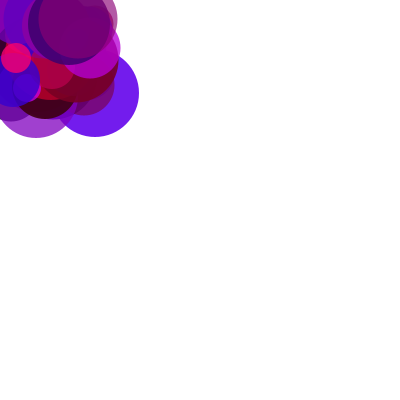
Frame 1 (no input)
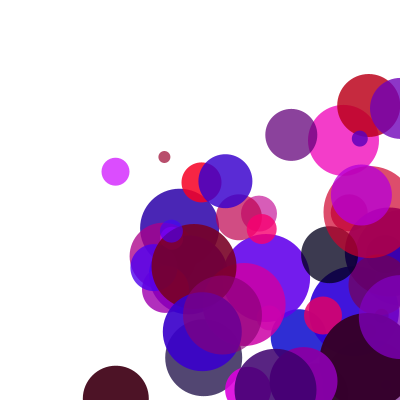
Frame 60 (the mouse pressed at the canvas centre just before this capture)
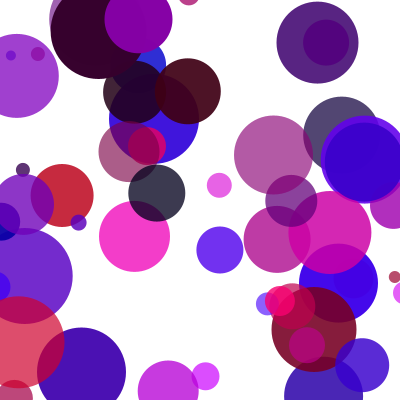
Frame 120 (the mouse held since frame 60 and released just before this capture)

The Processing sketch that drew these frames (run headless with seeded random() and noise(); from frame 60 on, the mouse is pressed at the canvas centre):

// Processing sketch: processing_54669
// ── processing_54669.pde

//melanie danver
//copyright 2012

final int MAX = 50;

float [] xList;
float [] yList;
float [] changeXList;
float [] changeYList;
float [] sizeList;
color [] colorList;

void setup()
{
  noStroke();
  size(400, 400);
  background(255);
  xList = new float[MAX];
  inArray(xList);
  yList = new float[MAX];
  inArray(yList);
  changeXList = new float[MAX];
  inArray(changeXList);
  changeYList = new float[MAX];
  inArray(changeYList);
  sizeList = new float[MAX];
  inArray(sizeList);
  colorList = new color [MAX];
  inColorArray();
}

void draw()
{
  background(255);
  create();
  bounce();
}

void bounce()
{
  for (int i = 0; i <xList.length; i++)
  {
    xList[i] += (changeXList[i]/10);
    if (xList[i] >= width+1)
    {
      changeXList[i] = - changeXList[i];
    }
    else if ( xList[i] <= 0)
    {
      changeXList[i] = -changeXList[i];
    }
    yList[i] += (changeYList[i]/10);

    if (yList[i] > height+1)
    {
      changeYList[i] = -changeYList[i];
    }
    else if ( yList[i] <= 0)
    { 
      changeYList[i] = -changeYList[i];
    }
  }
}
void create()
{
  for (int i = 0; i <xList.length; i++)
  {
    fill(colorList[i]);
    // fill(random(255),0,random(255),50);
    ellipse(xList[i], yList[i], sizeList[i], sizeList[i]);
  }
}

void inArray( float [] array)
{
  for (int i =0; i<array.length; i++) {
    array[i] = int(random(10, 100));
  }
}

void inColorArray()
{
  for (int i = 0; i<colorList.length; i++)
  {
    colorList[i] = color(random(255), 0, random(255), random(255-(MAX*2), 255));
  }
}
